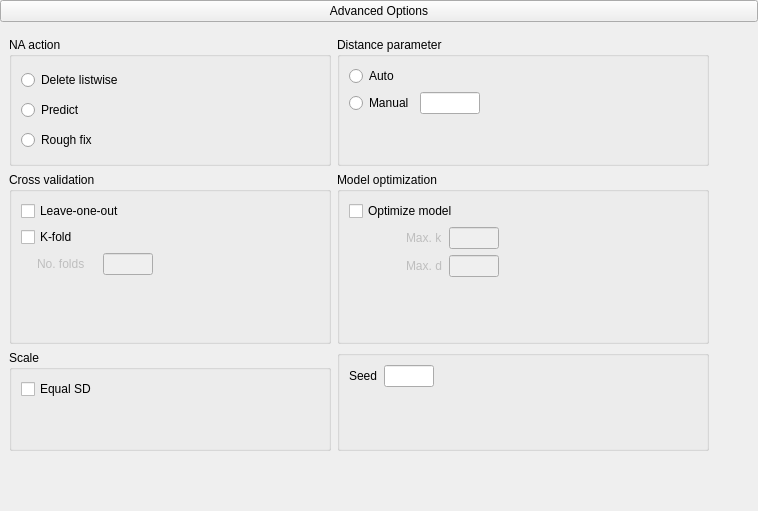
    <widget class="QWidget" name="advancedBox" native="true">
     <layout class="QGridLayout" name="gridLayout_2">
      <property name="leftMargin">
       <number>0</number>
      </property>
      <property name="topMargin">
       <number>0</number>
      </property>
      <property name="rightMargin">
       <number>0</number>
      </property>
      <item row="0" column="0" rowspan="2" colspan="2">
       <widget class="ExpanderButton" name="expanderAdvanced">
        <property name="text">
         <string>Advanced Options</string>
        </property>
       </widget>
      </item>
      <item row="3" column="0" rowspan="2" colspan="2">
       <widget class="QWidget" name="advancedOptions" native="true">
        <layout class="QGridLayout" name="gridLayout_7">
         <item row="5" column="2">
          <spacer name="verticalSpacer_5">
           <property name="orientation">
            <enum>Qt::Vertical</enum>
           </property>
           <property name="sizeHint" stdset="0">
            <size>
             <width>20</width>
             <height>40</height>
            </size>
           </property>
          </spacer>
         </item>
         <item row="3" column="3">
          <spacer name="horizontalSpacer_9">
           <property name="orientation">
            <enum>Qt::Horizontal</enum>
           </property>
           <property name="sizeHint" stdset="0">
            <size>
             <width>40</width>
             <height>20</height>
            </size>
           </property>
          </spacer>
         </item>
         <item row="3" column="0">
          <widget class="BoundGroupBox" name="sampleMode_2">
           <property name="title">
            <string>Scale</string>
           </property>
           <layout class="QGridLayout" name="gridLayout_15">
            <item row="0" column="0">
             <widget class="BoundCheckBox" name="scaleEqualSD">
              <property name="text">
               <string>Equal SD</string>
              </property>
             </widget>
            </item>
            <item row="1" column="0">
             <spacer name="verticalSpacer_4">
              <property name="orientation">
               <enum>Qt::Vertical</enum>
              </property>
              <property name="sizeHint" stdset="0">
               <size>
                <width>20</width>
                <height>40</height>
               </size>
              </property>
             </spacer>
            </item>
           </layout>
          </widget>
         </item>
         <item row="1" column="0">
          <widget class="GroupBox" name="plotsGroup">
           <property name="title">
            <string>Cross validation</string>
           </property>
           <layout class="QGridLayout" name="gridLayout_12">
            <item row="0" column="0" colspan="4">
             <widget class="BoundCheckBox" name="validationLeaveOneOut">
              <property name="sizePolicy">
               <sizepolicy hsizetype="Fixed" vsizetype="Fixed">
                <horstretch>0</horstretch>
                <verstretch>0</verstretch>
               </sizepolicy>
              </property>
              <property name="text">
               <string>Leave-one-out</string>
              </property>
             </widget>
            </item>
            <item row="1" column="0" colspan="2">
             <widget class="BoundCheckBox" name="validationKFold">
              <property name="sizePolicy">
               <sizepolicy hsizetype="Fixed" vsizetype="Fixed">
                <horstretch>0</horstretch>
                <verstretch>0</verstretch>
               </sizepolicy>
              </property>
              <property name="text">
               <string>K-fold</string>
              </property>
             </widget>
            </item>
            <item row="2" column="0" rowspan="2">
             <widget class="QWidget" name="widget_2" native="true">
              <property name="minimumSize">
               <size>
                <width>10</width>
                <height>0</height>
               </size>
              </property>
              <property name="maximumSize">
               <size>
                <width>10</width>
                <height>16777215</height>
               </size>
              </property>
             </widget>
            </item>
            <item row="2" column="1" colspan="2">
             <widget class="QLabel" name="label_5">
              <property name="enabled">
               <bool>false</bool>
              </property>
              <property name="text">
               <string>No. folds</string>
              </property>
             </widget>
            </item>
            <item row="2" column="3">
             <widget class="BoundTextBox" name="noOfFolds">
              <property name="enabled">
               <bool>false</bool>
              </property>
              <property name="sizePolicy">
               <sizepolicy hsizetype="Fixed" vsizetype="Preferred">
                <horstretch>0</horstretch>
                <verstretch>0</verstretch>
               </sizepolicy>
              </property>
              <property name="minimumSize">
               <size>
                <width>50</width>
                <height>0</height>
               </size>
              </property>
              <property name="maximumSize">
               <size>
                <width>50</width>
                <height>16777215</height>
               </size>
              </property>
             </widget>
            </item>
            <item row="2" column="4" rowspan="2">
             <spacer name="horizontalSpacer_4">
              <property name="orientation">
               <enum>Qt::Horizontal</enum>
              </property>
              <property name="sizeHint" stdset="0">
               <size>
                <width>166</width>
                <height>20</height>
               </size>
              </property>
             </spacer>
            </item>
            <item row="3" column="2" rowspan="2" colspan="2">
             <spacer name="verticalSpacer_11">
              <property name="orientation">
               <enum>Qt::Vertical</enum>
              </property>
              <property name="sizeHint" stdset="0">
               <size>
                <width>20</width>
                <height>35</height>
               </size>
              </property>
             </spacer>
            </item>
            <item row="4" column="0">
             <widget class="QLabel" name="label_18">
              <property name="minimumSize">
               <size>
                <width>10</width>
                <height>0</height>
               </size>
              </property>
              <property name="maximumSize">
               <size>
                <width>10</width>
                <height>16777215</height>
               </size>
              </property>
              <property name="text">
               <string/>
              </property>
             </widget>
            </item>
           </layout>
          </widget>
         </item>
         <item row="0" column="0">
          <widget class="BoundGroupBox" name="naAction">
           <property name="title">
            <string>NA action</string>
           </property>
           <property name="flat">
            <bool>false</bool>
           </property>
           <layout class="QGridLayout" name="gridLayout_20">
            <item row="2" column="1">
             <spacer name="horizontalSpacer">
              <property name="orientation">
               <enum>Qt::Horizontal</enum>
              </property>
              <property name="sizeHint" stdset="0">
               <size>
                <width>40</width>
                <height>20</height>
               </size>
              </property>
             </spacer>
            </item>
            <item row="2" column="0">
             <widget class="QRadioButton" name="roughFix">
              <property name="sizePolicy">
               <sizepolicy hsizetype="Fixed" vsizetype="Fixed">
                <horstretch>0</horstretch>
                <verstretch>0</verstretch>
               </sizepolicy>
              </property>
              <property name="text">
               <string>Rough fix</string>
              </property>
             </widget>
            </item>
            <item row="0" column="0">
             <widget class="QRadioButton" name="deleteListWise">
              <property name="sizePolicy">
               <sizepolicy hsizetype="Fixed" vsizetype="Fixed">
                <horstretch>0</horstretch>
                <verstretch>0</verstretch>
               </sizepolicy>
              </property>
              <property name="text">
               <string>Delete listwise</string>
              </property>
             </widget>
            </item>
            <item row="1" column="0">
             <widget class="QRadioButton" name="predict">
              <property name="text">
               <string>Predict</string>
              </property>
             </widget>
            </item>
           </layout>
          </widget>
         </item>
         <item row="0" column="2">
          <widget class="BoundGroupBox" name="distanceParameter">
           <property name="title">
            <string>Distance parameter</string>
           </property>
           <property name="flat">
            <bool>false</bool>
           </property>
           <layout class="QGridLayout" name="gridLayout_21">
            <item row="1" column="2">
             <spacer name="horizontalSpacer_3">
              <property name="orientation">
               <enum>Qt::Horizontal</enum>
              </property>
              <property name="sizeHint" stdset="0">
               <size>
                <width>40</width>
                <height>20</height>
               </size>
              </property>
             </spacer>
            </item>
            <item row="1" column="0">
             <widget class="QRadioButton" name="manual_3">
              <property name="sizePolicy">
               <sizepolicy hsizetype="Fixed" vsizetype="Fixed">
                <horstretch>0</horstretch>
                <verstretch>0</verstretch>
               </sizepolicy>
              </property>
              <property name="text">
               <string>Manual</string>
              </property>
             </widget>
            </item>
            <item row="0" column="0">
             <widget class="QRadioButton" name="auto_3">
              <property name="sizePolicy">
               <sizepolicy hsizetype="Fixed" vsizetype="Fixed">
                <horstretch>0</horstretch>
                <verstretch>0</verstretch>
               </sizepolicy>
              </property>
              <property name="text">
               <string>Auto</string>
              </property>
             </widget>
            </item>
            <item row="1" column="1">
             <widget class="BoundTextBox" name="distanceParameterManual">
              <property name="sizePolicy">
               <sizepolicy hsizetype="Fixed" vsizetype="Preferred">
                <horstretch>0</horstretch>
                <verstretch>0</verstretch>
               </sizepolicy>
              </property>
              <property name="minimumSize">
               <size>
                <width>60</width>
                <height>0</height>
               </size>
              </property>
              <property name="maximumSize">
               <size>
                <width>60</width>
                <height>16777215</height>
               </size>
              </property>
             </widget>
            </item>
            <item row="2" column="0">
             <spacer name="verticalSpacer_10">
              <property name="orientation">
               <enum>Qt::Vertical</enum>
              </property>
              <property name="sizeHint" stdset="0">
               <size>
                <width>20</width>
                <height>40</height>
               </size>
              </property>
             </spacer>
            </item>
           </layout>
          </widget>
         </item>
         <item row="1" column="2">
          <widget class="BoundGroupBox" name="groupBox">
           <property name="title">
            <string>Model optimization</string>
           </property>
           <layout class="QGridLayout" name="gridLayout_11">
            <item row="1" column="1">
             <widget class="QLabel" name="label_8">
              <property name="enabled">
               <bool>false</bool>
              </property>
              <property name="text">
               <string>Max. k</string>
              </property>
             </widget>
            </item>
            <item row="1" column="2">
             <widget class="BoundTextBox" name="optimizeModelMaxK">
              <property name="enabled">
               <bool>false</bool>
              </property>
              <property name="maximumSize">
               <size>
                <width>50</width>
                <height>16777215</height>
               </size>
              </property>
             </widget>
            </item>
            <item row="1" column="3">
             <spacer name="horizontalSpacer_8">
              <property name="orientation">
               <enum>Qt::Horizontal</enum>
              </property>
              <property name="sizeHint" stdset="0">
               <size>
                <width>198</width>
                <height>20</height>
               </size>
              </property>
             </spacer>
            </item>
            <item row="1" column="0">
             <spacer name="horizontalSpacer_7">
              <property name="orientation">
               <enum>Qt::Horizontal</enum>
              </property>
              <property name="sizeHint" stdset="0">
               <size>
                <width>51</width>
                <height>20</height>
               </size>
              </property>
             </spacer>
            </item>
            <item row="0" column="0" colspan="3">
             <widget class="BoundCheckBox" name="optimizeModel">
              <property name="text">
               <string>Optimize model</string>
              </property>
             </widget>
            </item>
            <item row="2" column="1">
             <widget class="QLabel" name="labeloptimized2">
              <property name="enabled">
               <bool>false</bool>
              </property>
              <property name="text">
               <string>Max. d</string>
              </property>
             </widget>
            </item>
            <item row="2" column="2">
             <widget class="BoundTextBox" name="optimizeModelMaxD">
              <property name="enabled">
               <bool>false</bool>
              </property>
              <property name="minimumSize">
               <size>
                <width>50</width>
                <height>0</height>
               </size>
              </property>
              <property name="maximumSize">
               <size>
                <width>50</width>
                <height>16777215</height>
               </size>
              </property>
             </widget>
            </item>
            <item row="3" column="1">
             <spacer name="verticalSpacer_8">
              <property name="orientation">
               <enum>Qt::Vertical</enum>
              </property>
              <property name="sizeHint" stdset="0">
               <size>
                <width>20</width>
                <height>55</height>
               </size>
              </property>
             </spacer>
            </item>
           </layout>
          </widget>
         </item>
         <item row="3" column="2">
          <widget class="BoundGroupBox" name="groupBox_2">
           <property name="title">
            <string/>
           </property>
           <layout class="QGridLayout" name="gridLayout_14">
            <item row="0" column="1">
             <widget class="BoundTextBox" name="seed">
              <property name="maximumSize">
               <size>
                <width>50</width>
                <height>16777215</height>
               </size>
              </property>
             </widget>
            </item>
            <item row="1" column="0">
             <spacer name="verticalSpacer_12">
              <property name="orientation">
               <enum>Qt::Vertical</enum>
              </property>
              <property name="sizeHint" stdset="0">
               <size>
                <width>20</width>
                <height>40</height>
               </size>
              </property>
             </spacer>
            </item>
            <item row="0" column="0">
             <widget class="QLabel" name="label_6">
              <property name="text">
               <string>Seed</string>
              </property>
             </widget>
            </item>
            <item row="0" column="2">
             <spacer name="horizontalSpacer_10">
              <property name="orientation">
               <enum>Qt::Horizontal</enum>
              </property>
              <property name="sizeHint" stdset="0">
               <size>
                <width>40</width>
                <height>20</height>
               </size>
              </property>
             </spacer>
            </item>
           </layout>
          </widget>
         </item>
        </layout>
       </widget>
      </item>
     </layout>
    </widget>
